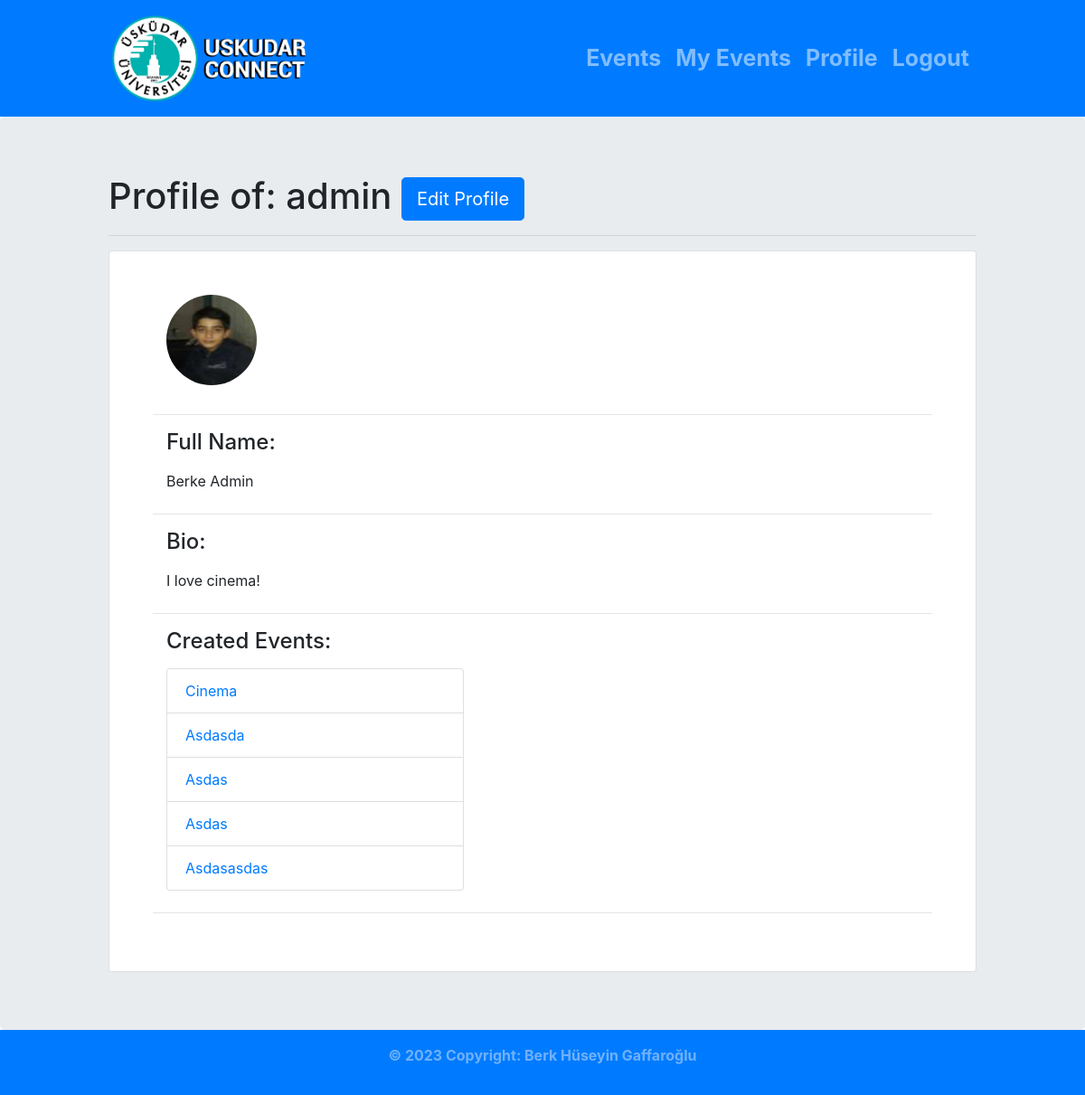
Before: /profile/4/ (signed in) with the older database file.
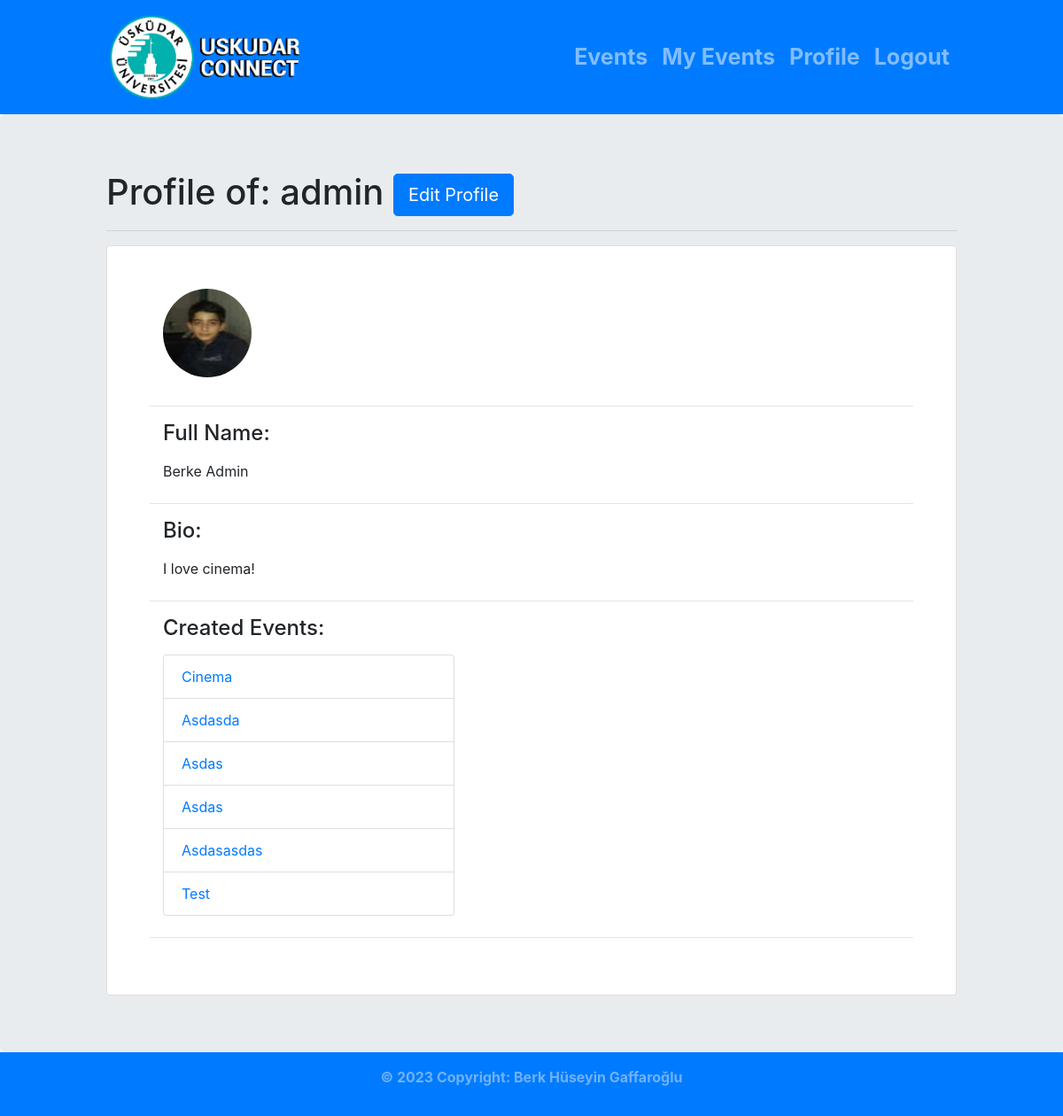
After: the same page with the newer database file.
### events/models.py (models this page shows, shortened)
class Event(models.Model):
    title = models.CharField(max_length=100)
    description = models.TextField(blank=True)
    location = models.TextField()
    price = models.FloatField(blank=True, default=0)
    time = models.DateTimeField(validators=[validate_datetime])
    users = models.ManyToManyField(User, related_name='events_attending')
    created_by = models.ForeignKey(User, on_delete=models.CASCADE, related_name='created_events', blank=True, default="", null=True)
    maximum_people = models.IntegerField(blank=True, default=3)

### users/views.py (the view)
# urls.py: path('profile/<int:pk>/', profile, name='users-profile'),
def profile(request, pk):
    if request.method == 'GET':
        if request.user.is_authenticated:
            if request.user.pk == pk:
                can_change = True
            else:
                can_change = False
        current_profile = User.objects.get(pk=pk)
        created_events = current_profile.created_events.all()
        return render(request, 'users/profile.html', {'can_change': can_change, 'current_profile':current_profile, 'created_events':created_events})

### templates/users/profile.html (shortened to what this page needs)
{% extends "base.html" %}
{% block content %}
<h1>Profile of: {{current_profile.username}} {% if can_change %}
    <a href="{% url 'edit-profile' pk=current_profile.pk %}" class="btn btn-primary btn-lg">Edit Profile</a>
{% endif %}</h1>
<hr/>
<div class="card">
    <div class="card-body p-5" style="min-height: 700px;">
        <div class="col-md-5">
            <img class="rounded-circle account-img mb-3" data-toggle="tooltip" data-placement="right" width="100px" title='Profile picture of "{{current_profile.username}}"' height="100px"
                src="{{ current_profile.profile.avatar.url }} "/>
        </div>
        <hr/>
        <div class="col-md-5 mb-4">
            <label>
                <h4>Full Name:</h4>
            </label>
            <p>{{ current_profile.first_name }} {{current_profile.last_name}}</p>
        </div>
        <hr/>
        <div class="col-md-5 mb-4">
            <label>
                <h4>Bio:</h4>
            </label>
            <p>{{ current_profile.profile.bio }}</p>
        </div>
        <hr/>
        {% if created_events|length > 0 %}
        <div class="col-md-5 mb-4">
            <label>
                <h4>Created Events:</h4>
            </label>
            <ul class="list-group mb-4">
                {% for event in created_events %}
                <li class="list-group-item"><a href="{% url 'event-detail' pk=event.pk %}">{{event.title | title }}</a>
                </li>
                {% endfor %}
            </ul>
        </div>
        <hr/>
        {% endif %}
    </div>
</div>
{% endblock content %}

Changed rows visible on the page:
added Event: title "Test"
